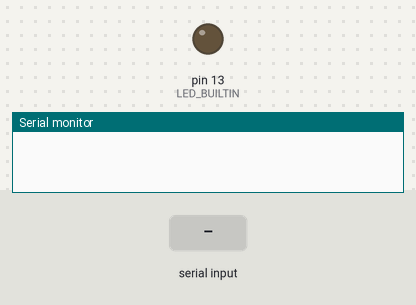
Bench run of a sketch on a simulated Arduino Uno, built with avr-gcc and run on an emulated ATmega328P. Shown: output pins drawn as LEDs (lit = HIGH), the last lines printed to the serial monitor. Inputs (shaded band) come from the test bench.

Above: at 1.2 s.
1.3 s: "90,45\n" received over Serial
At 3.1 s:
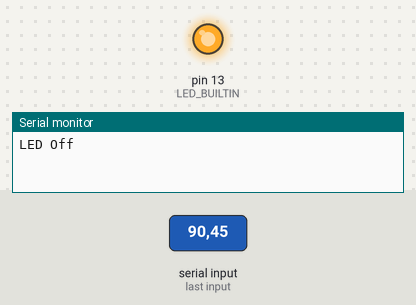
3.8 s: "1\n" received over Serial
At 4.1 s:
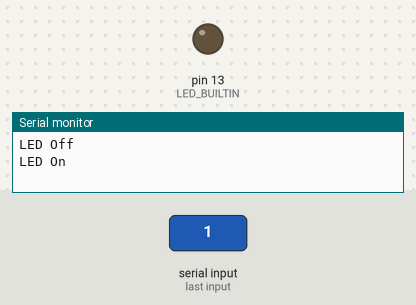
Timing chart, 0 to 6.8 s (numbered marks = the images above; inputs shaded):
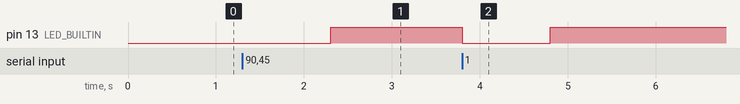

Measured:
- after the input at 1.3 s, pin 13 (LED_BUILTIN): LOW → HIGH after 1.0 s
- after the input at 3.8 s, pin 13 (LED_BUILTIN): HIGH → LOW at once, → HIGH 1.0 s later

The sketch:

arduino01-webserial.ino
```cpp
byte incomingByte[1];

void setup() {
  Serial.begin(9600);
  pinMode(LED_BUILTIN, OUTPUT);
}

void loop() {
  if (Serial.available() > 0) {
    int serialMessage = Serial.parseInt();
    if(serialMessage == 1) {
      Serial.println("LED On");
      digitalWrite(LED_BUILTIN, LOW);
    } else if(serialMessage == 0) {
      Serial.println("LED Off");
      digitalWrite(LED_BUILTIN, HIGH);
    }
  }
}
```
